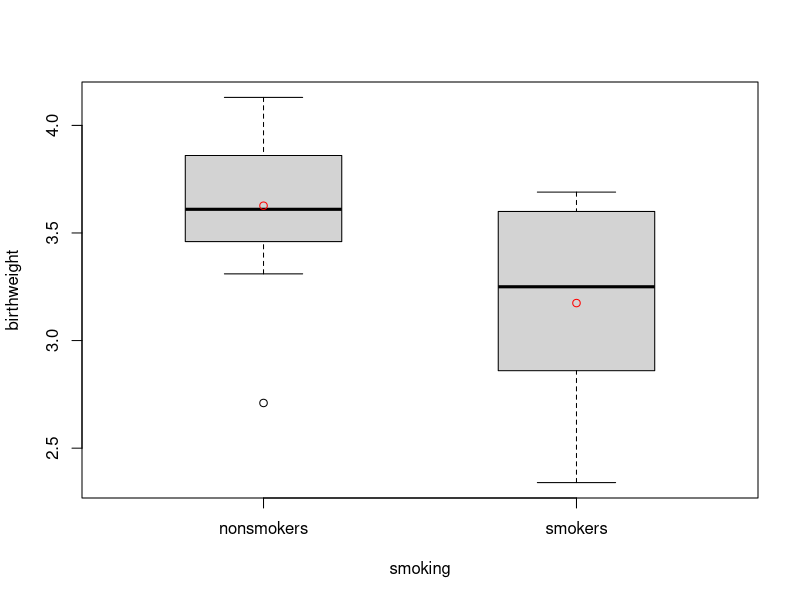
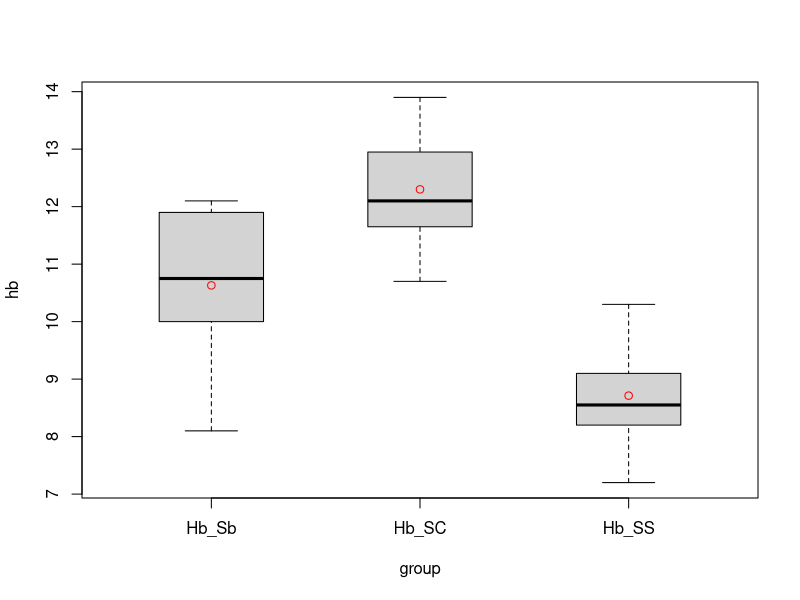
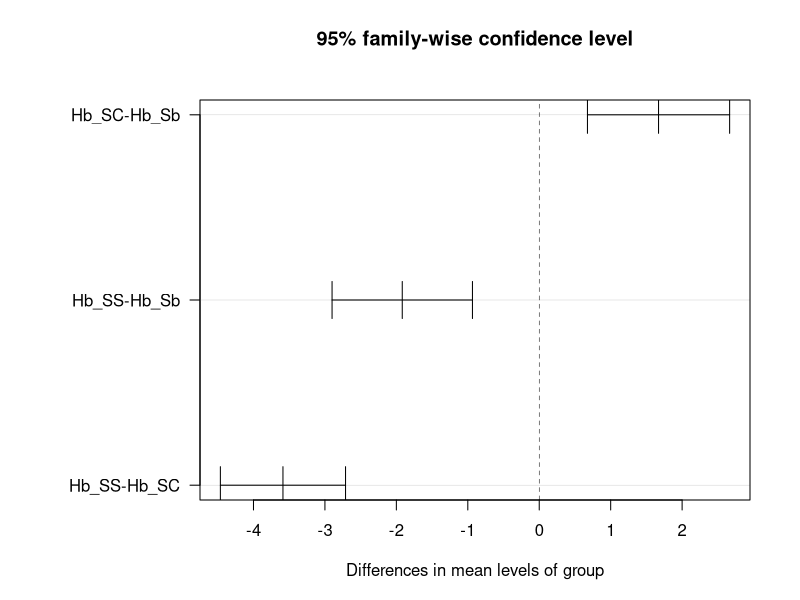

Write the R code that produced these figures, in order.
## ---- chunk 1
pres <- read.csv("data/preservative.csv")
str(pres)
## ---- chunk 2
t.test(pres$ppm, alternative = "greater", mu = 3)

# How to get p-value?
1 - pt(2.862, df = 9)
## ---- chunk 3
t.test(pres$ppm, alternative = "two.sided", mu = 3)

# How to get p-value?
(1 - pt(2.862, df = 9)) * 2
## ---- chunk 4
ppd <- read.csv("data/ppd.csv")
str(ppd)
## ---- chunk 5
# Traditional interface
t.test(ppd$ppd0, ppd$ppd1, alternative = "greater", paired = TRUE)
## ---- chunk 6
# Formula interface
t.test(Pair(ppd0, ppd1) ~ 1, data = ppd, alternative = "greater")
## ---- chunk 7
t.test(ppd$diff, alternative = "greater")
## ---- chunk 8
smk_wt <- readxl::read_xlsx("data/smoking_birth_weight.xlsx")
str(smk_wt)
## ---- chunk 9
#| fig-width: 5

table(smk_wt$smoking)
aggregate(birthweight ~ smoking, data = smk_wt,
          FUN = \(x) c(Mean = mean(x), SD = sd(x)))
boxplot(birthweight ~ smoking, data = smk_wt, boxwex = 0.5)
points(aggregate(birthweight ~ smoking, data = smk_wt, FUN = mean), col = "red")
## ---- chunk 10
var.test(birthweight ~ smoking, data = smk_wt)
## ---- chunk 11
t.test(birthweight ~ smoking, data = smk_wt, var.equal = TRUE)
## ---- chunk 12
#| fig-width: 5

hb <- readxl::read_xlsx("data/hemoglobin.xlsx")
str(hb)
table(hb$group)
boxplot(hb ~ group, data = hb, boxwex = 0.5)
points(aggregate(hb ~ group, data = hb, FUN = mean), col = "red")
## ---- chunk 13
hb_aov <- aov(hb ~ group, data = hb)
## ---- chunk 14
shapiro.test(hb_aov$residuals)
## ---- chunk 15
bartlett.test(hb ~ group, data = hb)
## ---- chunk 16
summary(hb_aov)

# How to get p-value?
1 - pf(50, df1 = 2, df2 = 38)
## ---- chunk 17
pairwise.t.test(hb$hb, hb$group, p.adjust.method = "bonf")
## ---- chunk 18
TukeyHSD(hb_aov)
par(mai = c(1, 2, 1, 0.5))
plot(TukeyHSD(hb_aov), las = 1)
